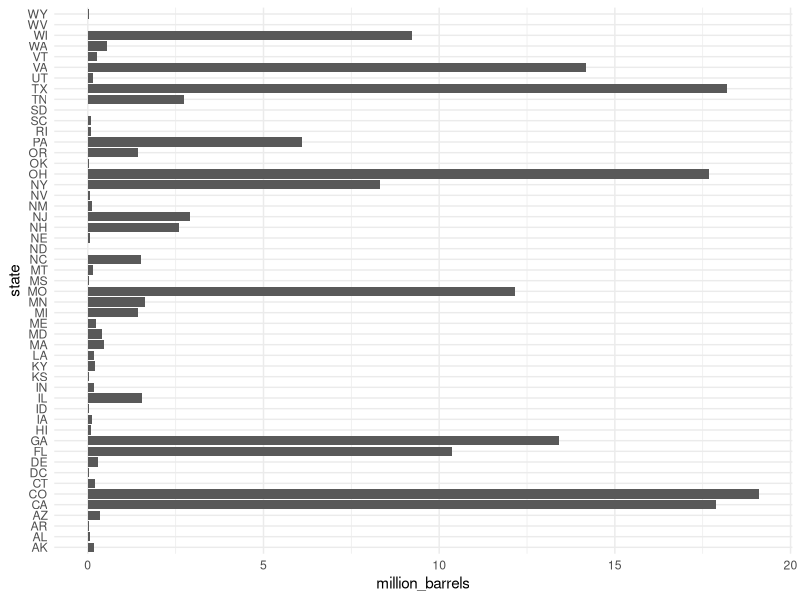
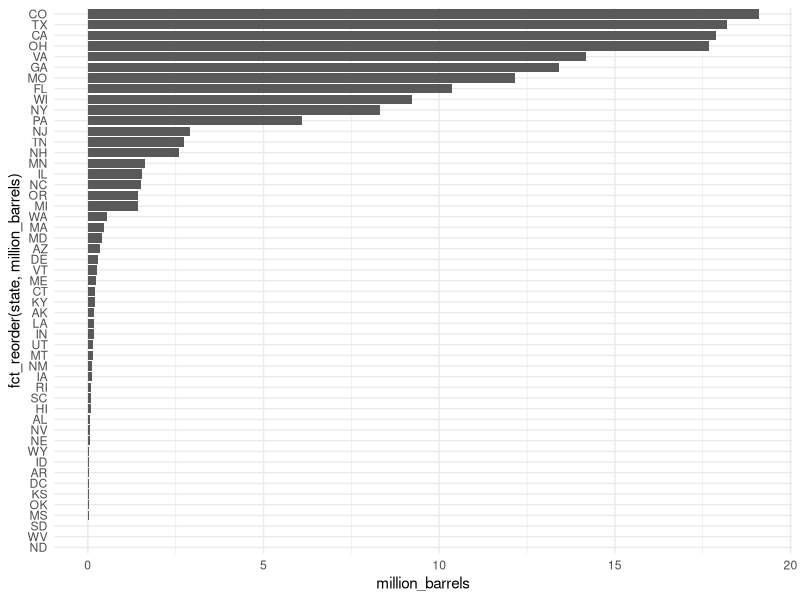
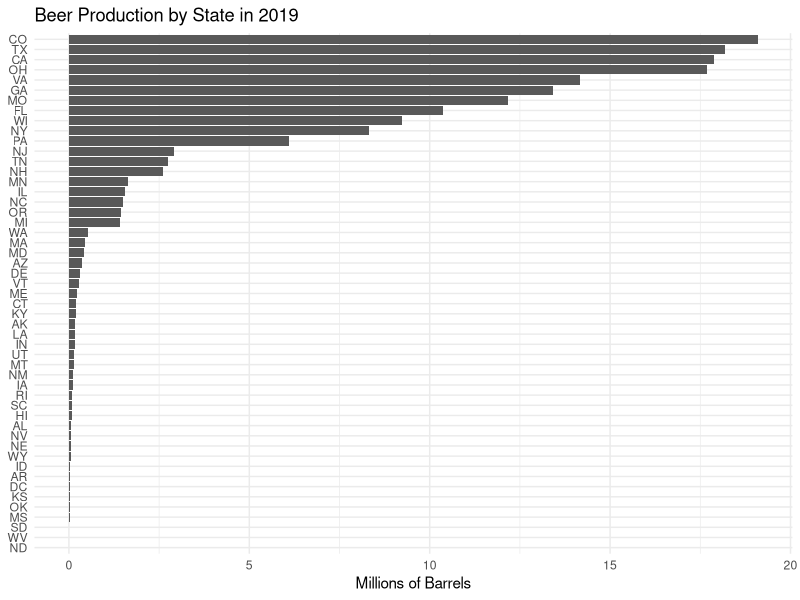
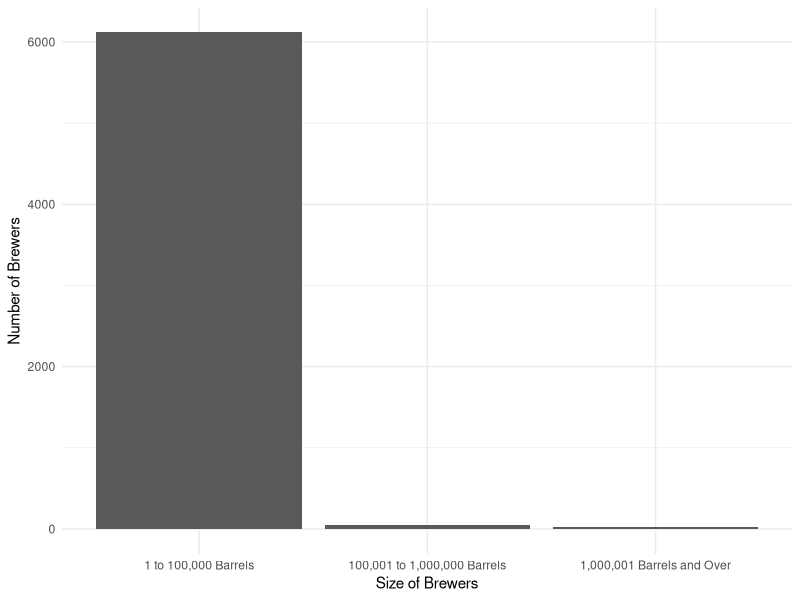
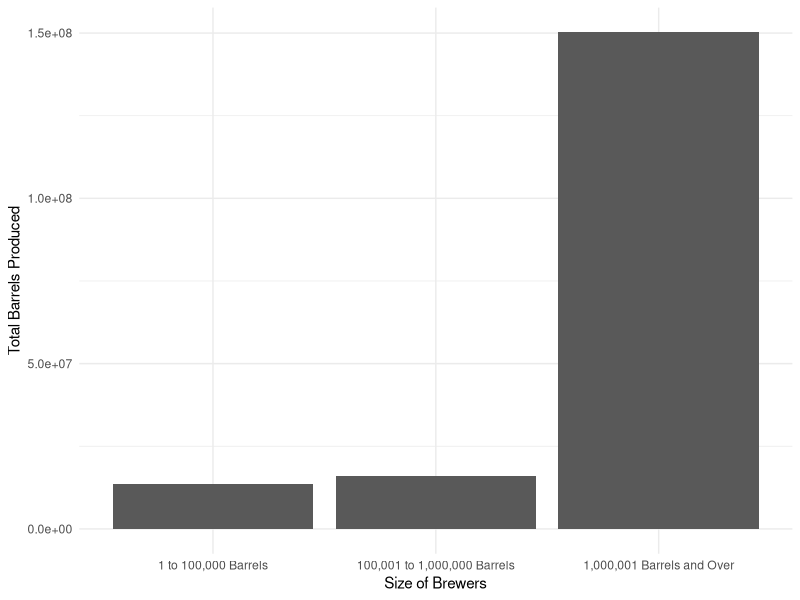
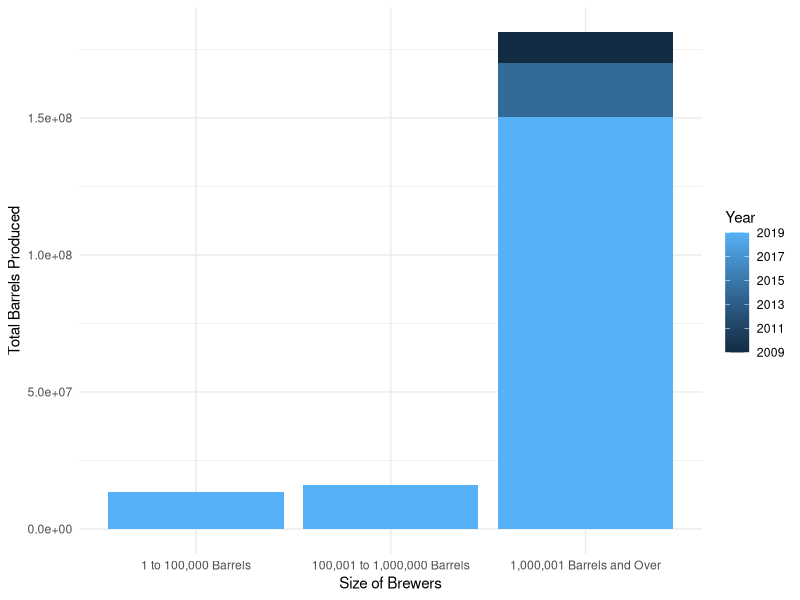
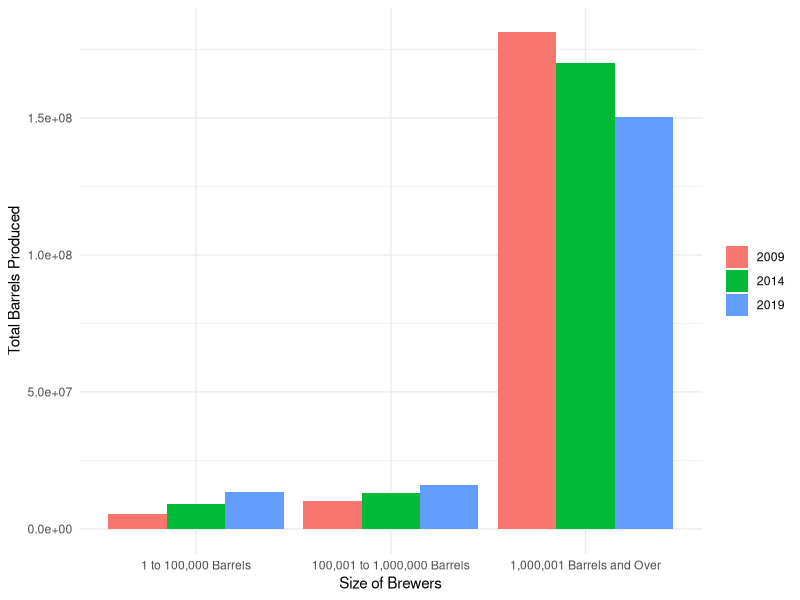
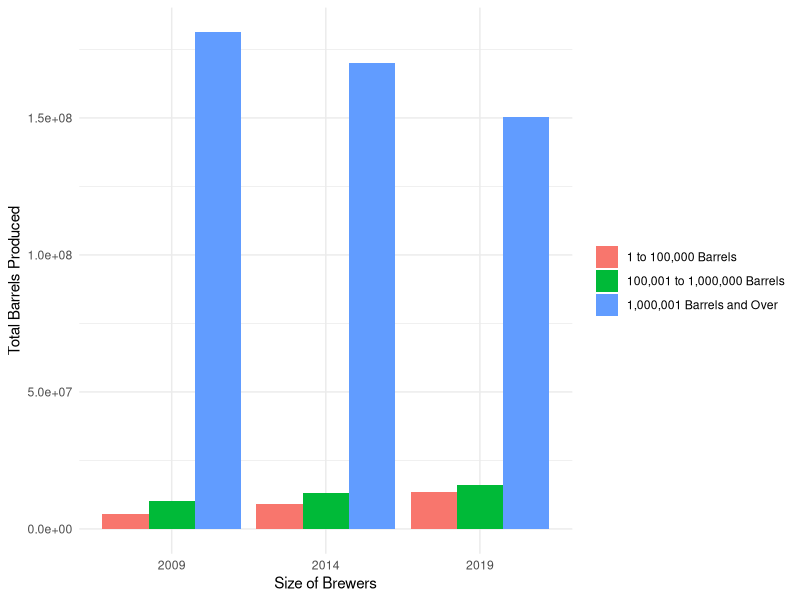

The R script that drew these images, in order:
# AEM 2850 - Example 7-1
# Plan for today:
# - Questions?
# - On our own devices: work through this script
#   - Write your own code in place of "______"
# - As a group: discuss results, answer questions


# 0. Loading packages and prepping data -----
# we need to install packages once before we can use them
# install.packages("tidyverse") # this has already been done for you
library(tidyverse) # load the core tidyverse packages

# use theme_set to get clean plots without having to specify the theme each time
theme_set(theme_minimal()) # set the current theme to theme_minimal()
# you can use theme_set(theme()) to return to defaults if you prefer

# today we'll explore beer statistics from the Alcohol and Tobacco Tax and Trade Bureau (TTB)
# intermediate source: https://github.com/rfordatascience/tidytuesday/blob/master/data/2020/2020-03-31/readme.md
# i have done a little pre-processing for your convenience


# 1. Brewers across the United States ----
# the first dataset we'll use summarizes total beer production by state in 2019

# import data
beer_states <- read_csv("beer_states.csv")

# map million_barrels to x, state to y, and add bars
beer_states |>
  ggplot(aes(x = million_barrels, y = state)) +
  geom_col()

# arrange states from highest to lowest beer production
beer_states |>
  ggplot(aes(x = million_barrels, y = fct_reorder(state, million_barrels))) +
  geom_col()

# add labels to the x and y axes, and add a title
beer_states |>
  ggplot(aes(x = million_barrels, y = fct_reorder(state, million_barrels))) +
  geom_col() +
  labs(
    title = "Beer Production by State in 2019",
    x = "Millions of Barrels",
    y = NULL
  )


# 2. Brewers across the size distribution ----
# the second dataset we'll use summarizes the number of brewers and total beer production by year and brewer size category

# import data
brewer_size <- read_csv("brewer_size.csv")

# for 2019 only: map brewer_size to x, n_of_brewers to y, and add bars
brewer_size |>
  filter(year == 2019) |>
  ggplot(aes(x = fct_reorder(brewer_size, numeric_size), y = n_of_brewers)) +
  geom_col() +
  labs(
    x = "Size of Brewers",
    y = "Number of Brewers"
  )

# for 2019 only: now map total_barrels to y instead of n_of_brewers
brewer_size |>
  filter(year == 2019) |>
  ggplot(aes(x = fct_reorder(brewer_size, numeric_size), y = total_barrels)) +
  geom_col() +
  labs(
    x = "Size of Brewers",
    y = "Total Barrels Produced"
  )


# 3. Brewer size in higher dimensions ----
# let's extend our visualizations to capture changes in brewer sizes over time
# two good ways to do this are using grouped bar charts and facets

# start by filtering the data in brewer_size to the years 2009, 2014, and 2019
brewer_size_over_time <- brewer_size |>
  filter(year %in% c(2009, 2014, 2019))

# make a grouped bar chart, mapping: size to x, total_barrels to y, and year to fill
brewer_size_over_time |>
  ggplot(aes(x = fct_reorder(brewer_size, numeric_size), y = total_barrels, fill = year)) +
  geom_col(position = "dodge") +
  labs(
    x = "Size of Brewers",
    y = "Total Barrels Produced",
    fill = "Year"
  )

# what happened? see if you can figure out how to get bars side by side
brewer_size_over_time |>
  ggplot(aes(x = fct_reorder(brewer_size, numeric_size), y = total_barrels, fill = as_factor(year))) +
  geom_col(position = "dodge") +
  labs(
    x = "Size of Brewers",
    y = "Total Barrels Produced",
    fill = NULL
  )

# make the same plot, but reverse the mappings for size and year
brewer_size_over_time |>
  ggplot(aes(x = as_factor(year), y = total_barrels, fill = fct_reorder(brewer_size, numeric_size))) +
  geom_col(position = "dodge") +
  labs(
    x = "Size of Brewers",
    y = "Total Barrels Produced",
    fill = NULL
  )

# now see what happens if you use position = "stack" instead of position = "dodge"?
brewer_size_over_time |>
  ggplot(aes(x = as_factor(year), y = total_barrels, fill = fct_reorder(brewer_size, numeric_size))) +
  geom_col(position = "stack") +
  labs(
    x = "Size of Brewers",
    y = "Total Barrels Produced",
    fill = NULL
  )

# another option for higher dimensional data is to use facets
# make a plot of total_barrels vs year, and facet by brewer_size
# omit the fill mapping this time
# see if you can order the facets by brewer size
brewer_size_over_time |>
  mutate(size = fct_reorder(brewer_size, numeric_size)) |>
  ggplot(aes(x = as_factor(year), y = total_barrels)) +
  geom_col() +
  facet_wrap(vars(size))+
  labs(
    x = "Size of Brewers",
    y = "Total Barrels Produced",
    fill = NULL
  )


# 4. Revisiting brewer sizes in 2019 ----
# let's work directly with average brewer sizes instead of using categories
# using categories are often better for bar plots like these
# but using numeric values will give a sense of the categories' true sizes

# filter brewer_size for the year 2019 and add a variable avg_size
# assign the result to brewer_size_2019
brewer_size_2019 <- brewer_size |>
  filter(year == 2019) |>
  mutate(avg_size = total_barrels / n_of_brewers)

# use brewer_size_2019 to plot total barrels vs avg_size using geom_col()
# you might want to use a different, more descriptive label for x than above
brewer_size_2019 |>
  ggplot(aes(x = avg_size, y = total_barrels)) +
  geom_col() +
  labs(
    x = "Average Brewer Production",
    y = "Total Barrels Produced"
  )

# what do you notice about this plot? i notice:
# 1. there is a big difference between small, medium, and large brewers!
# 2. the relationship between numeric_size and total_barrels seems non-linear

# apply a log transform of the x axis of your plot using `+ scale_x_log10()`
brewer_size_2019 |>
  ggplot(aes(x = avg_size, y = total_barrels)) +
  geom_col() +
  labs(
    x = "Size of Brewers",
    y = "Total Barrels Produced"
  ) +
  scale_x_log10()

# now make a plot that applies the log transform to both x and y
brewer_size_2019 |>
  ggplot(aes(x = avg_size, y = total_barrels)) +
  geom_col() +
  labs(
    x = "Size of Brewers",
    y = "Total Barrels Produced"
  ) +
  scale_x_log10() +
  scale_y_log10()

# finally, modify the plot so the axis labels are in millions
# an easy way to do this is by dividing the variables directly inside aes()
brewer_size_2019 |>
  ggplot(aes(x = avg_size / 1e3, y = total_barrels / 1e6)) +
  geom_col() +
  labs(
    x = "Size of Brewers (thousands)",
    y = "Total Barrels Produced (millions)"
  ) +
  scale_x_log10() +
  scale_y_log10()
